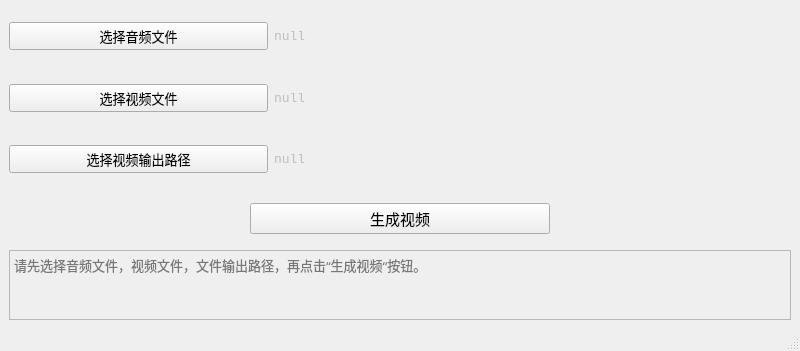
<?xml version="1.0" encoding="UTF-8"?>
<ui version="4.0">
 <class>MainWindow</class>
 <widget class="QMainWindow" name="MainWindow">
  <property name="enabled">
   <bool>true</bool>
  </property>
  <property name="geometry">
   <rect>
    <x>0</x>
    <y>0</y>
    <width>800</width>
    <height>351</height>
   </rect>
  </property>
  <property name="windowTitle">
   <string>虚拟人语音驱动</string>
  </property>
  <widget class="QWidget" name="centralwidget">
   <layout class="QVBoxLayout" name="verticalLayout_2">
    <item>
     <layout class="QVBoxLayout" name="verticalLayout" stretch="1,1,1,1,1">
      <property name="sizeConstraint">
       <enum>QLayout::SetDefaultConstraint</enum>
      </property>
      <item>
       <layout class="QHBoxLayout" name="horizontalLayout_2" stretch="1,2">
        <item>
         <widget class="QPushButton" name="button_02">
          <property name="sizePolicy">
           <sizepolicy hsizetype="Minimum" vsizetype="Fixed">
            <horstretch>1</horstretch>
            <verstretch>0</verstretch>
           </sizepolicy>
          </property>
          <property name="font">
           <font>
            <family>楷体</family>
            <pointsize>10</pointsize>
            <weight>50</weight>
            <bold>false</bold>
           </font>
          </property>
          <property name="text">
           <string>选择音频文件</string>
          </property>
         </widget>
        </item>
        <item>
         <widget class="QLabel" name="label_02">
          <property name="enabled">
           <bool>false</bool>
          </property>
          <property name="sizePolicy">
           <sizepolicy hsizetype="Preferred" vsizetype="Preferred">
            <horstretch>2</horstretch>
            <verstretch>0</verstretch>
           </sizepolicy>
          </property>
          <property name="font">
           <font>
            <family>Consolas</family>
            <pointsize>10</pointsize>
           </font>
          </property>
          <property name="text">
           <string>null</string>
          </property>
         </widget>
        </item>
       </layout>
      </item>
      <item>
       <layout class="QHBoxLayout" name="horizontalLayout" stretch="1,2">
        <item>
         <widget class="QPushButton" name="button_01">
          <property name="sizePolicy">
           <sizepolicy hsizetype="Minimum" vsizetype="Fixed">
            <horstretch>1</horstretch>
            <verstretch>0</verstretch>
           </sizepolicy>
          </property>
          <property name="font">
           <font>
            <family>楷体</family>
            <pointsize>10</pointsize>
           </font>
          </property>
          <property name="text">
           <string>选择视频文件</string>
          </property>
         </widget>
        </item>
        <item>
         <widget class="QLabel" name="label_01">
          <property name="enabled">
           <bool>false</bool>
          </property>
          <property name="sizePolicy">
           <sizepolicy hsizetype="Preferred" vsizetype="Preferred">
            <horstretch>2</horstretch>
            <verstretch>0</verstretch>
           </sizepolicy>
          </property>
          <property name="font">
           <font>
            <family>Consolas</family>
            <pointsize>10</pointsize>
           </font>
          </property>
          <property name="text">
           <string>null</string>
          </property>
         </widget>
        </item>
       </layout>
      </item>
      <item>
       <layout class="QHBoxLayout" name="horizontalLayout_3" stretch="1,2">
        <item>
         <widget class="QPushButton" name="button_03">
          <property name="sizePolicy">
           <sizepolicy hsizetype="Minimum" vsizetype="Fixed">
            <horstretch>1</horstretch>
            <verstretch>0</verstretch>
           </sizepolicy>
          </property>
          <property name="font">
           <font>
            <family>楷体</family>
            <pointsize>10</pointsize>
           </font>
          </property>
          <property name="text">
           <string>选择视频输出路径</string>
          </property>
         </widget>
        </item>
        <item>
         <widget class="QLabel" name="label_03">
          <property name="enabled">
           <bool>false</bool>
          </property>
          <property name="sizePolicy">
           <sizepolicy hsizetype="Preferred" vsizetype="Preferred">
            <horstretch>2</horstretch>
            <verstretch>0</verstretch>
           </sizepolicy>
          </property>
          <property name="font">
           <font>
            <family>Consolas</family>
            <pointsize>10</pointsize>
           </font>
          </property>
          <property name="text">
           <string>null</string>
          </property>
         </widget>
        </item>
       </layout>
      </item>
      <item>
       <layout class="QHBoxLayout" name="horizontalLayout_4">
        <property name="topMargin">
         <number>10</number>
        </property>
        <property name="bottomMargin">
         <number>10</number>
        </property>
        <item>
         <widget class="QPushButton" name="button_cg">
          <property name="sizePolicy">
           <sizepolicy hsizetype="Fixed" vsizetype="Maximum">
            <horstretch>0</horstretch>
            <verstretch>7</verstretch>
           </sizepolicy>
          </property>
          <property name="minimumSize">
           <size>
            <width>300</width>
            <height>30</height>
           </size>
          </property>
          <property name="baseSize">
           <size>
            <width>0</width>
            <height>0</height>
           </size>
          </property>
          <property name="font">
           <font>
            <family>楷体</family>
            <pointsize>11</pointsize>
           </font>
          </property>
          <property name="text">
           <string>生成视频</string>
          </property>
         </widget>
        </item>
       </layout>
      </item>
      <item>
       <widget class="QTextEdit" name="text_01">
        <property name="enabled">
         <bool>false</bool>
        </property>
        <property name="font">
         <font>
          <family>华文行楷</family>
          <pointsize>10</pointsize>
         </font>
        </property>
        <property name="placeholderText">
         <string>请先选择音频文件，视频文件，文件输出路径，再点击“生成视频“按钮。</string>
        </property>
       </widget>
      </item>
     </layout>
    </item>
   </layout>
  </widget>
  <widget class="QMenuBar" name="menubar">
   <property name="geometry">
    <rect>
     <x>0</x>
     <y>0</y>
     <width>800</width>
     <height>26</height>
    </rect>
   </property>
  </widget>
  <widget class="QStatusBar" name="statusbar"/>
 </widget>
 <resources/>
 <connections/>
</ui>
